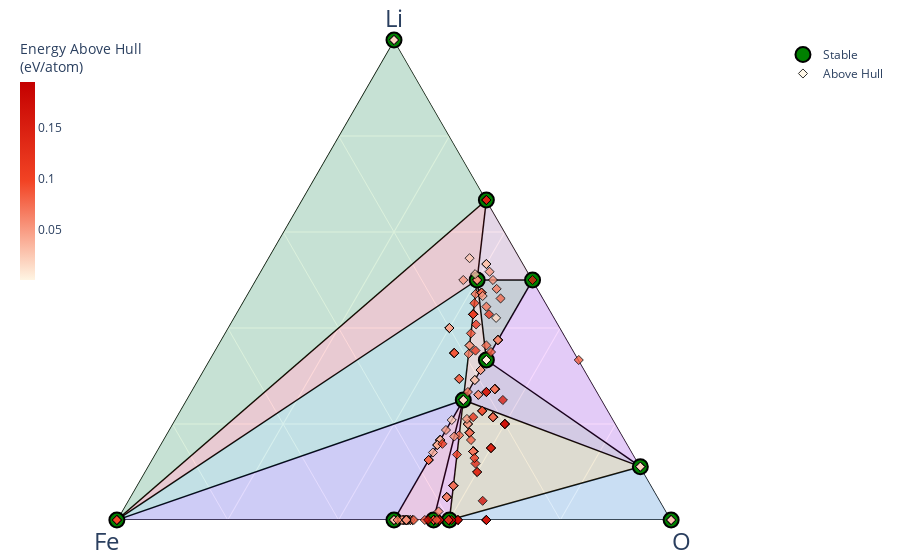

Notebook code cell kept with this figure:
### Code cell
#let's show the phase diagram. I had to first install nbformat 'pip install --upgrade nbformat'
PDPlotter(pd).get_plot()

### Figure 1 — Plotly figure (JSON) as saved in the notebook; plotly's stock layout.template omitted (floating-point values rounded to 4 significant figures; data arrays with more than 128 entries replaced by an {"elided": "..."} marker saying what was removed)
{"data": [{"a": [40, 0, null, 0, 0, null, 2, 0, null, 4, 40, null, 0, 0, null, 0, 1, null, 0, 3, null, 2, 40, null, 1, 8, null, 0, 4, null, 1, 4, null, 0, 4, null, 1, 0, null, 4, 40, null, 0, 0, null, 2, 3, null, 2, 4, null, 4, 0, null, 8, 40, null, 4, 8, null, 4, 8, null, 0, 4, null, 0, 0, null, 1, 4, null], "b": [8, 1, null, 4, 1, null, 0, 1, null, 0, 8, null, 4, 6, null, 4, 0, null, 1, 0, null, 0, 8, null, 0, 4, null, 4, 4, null, 0, 4, null, 6, 4, null, 0, 0, null, 4, 8, null, 4, 6, null, 0, 0, null, 0, 0, null, 4, 1, null, 4, 8, null, 0, 4, null, 4, 4, null, 4, 4, null, 4, 0, null, 0, 0, null], "c": [32, 0, null, 4, 0, null, 1, 0, null, 4, 32, null, 4, 8, null, 6, 8, null, 0, 0, null, 1, 32, null, 8, 12, null, 4, 8, null, 8, 8, null, 8, 8, null, 8, 8, null, 8, 32, null, 6, 8, null, 1, 0, null, 1, 4, null, 8, 0, null, 12, 32, null, 4, 12, null, 8, 12, null, 6, 8, null, 6, 8, null, 8, 4, null], "hoverinfo": "none", "line": {"color": "black", "width": 1.5}, "mode": "lines", "showlegend": false, "type": "scatterternary"}, {"a": [0, 1, 0], "b": [4, 0, 0], "c": [6, 8, 8], "fill": "toself", "fillcolor": "#2E91E5", "hovertemplate": "<extra></extra>", "line": {"width": 0}, "mode": "lines", "name": "Fe<sub>2</sub>O<sub>3</sub>—LiO<sub>8</sub>—O<sub>2</sub>", "opacity": 0.15, "showlegend": false, "type": "scatterternary"}, {"a": [2, 4, 40], "b": [0, 0, 8], "c": [1, 4, 32], "fill": "toself", "fillcolor": "#E15F99", "hovertemplate": "<extra></extra>", "line": {"width": 0}, "mode": "lines", "name": "Li<sub>2</sub>O—Li<sub>2</sub>O<sub>2</sub>—Li<sub>5</sub>FeO<sub>4</sub>", "opacity": 0.15, "showlegend": false, "type": "scatterternary"}, {"a": [0, 3, 2], "b": [1, 0, 0], "c": [0, 0, 1], "fill": "toself", "fillcolor": "#1CA71C", "hovertemplate": "<extra></extra>", "line": {"width": 0}, "mode": "lines", "name": "Fe—Li—Li<sub>2</sub>O", "opacity": 0.15, "showlegend": false, "type": "scatterternary"}, {"a": [0, 2, 40], "b": [1, 0, 8], "c": [0, 1, 32], "fill": "toself", "fillcolor": "#FB0D0D", "hovertemplate": "<extra></extra>", "line": {"width": 0}, "mode": "lines", "name": "Fe—Li<sub>2</sub>O—Li<sub>5</sub>FeO<sub>4</sub>", "opacity": 0.15, "showlegend": false, "type": "scatterternary"}, {"a": [8, 4, 1], "b": [4, 0, 0], "c": [12, 4, 8], "fill": "toself", "fillcolor": "#DA16FF", "hovertemplate": "<extra></extra>", "line": {"width": 0}, "mode": "lines", "name": "Li<sub>2</sub>FeO<sub>3</sub>—Li<sub>2</sub>O<sub>2</sub>—LiO<sub>8</sub>", "opacity": 0.15, "showlegend": false, "type": "scatterternary"}, {"a": [8, 4, 40], "b": [4, 0, 8], "c": [12, 4, 32], "fill": "toself", "fillcolor": "#222A2A", "hovertemplate": "<extra></extra>", "line": {"width": 0}, "mode": "lines", "name": "Li<sub>2</sub>FeO<sub>3</sub>—Li<sub>2</sub>O<sub>2</sub>—Li<sub>5</sub>FeO<sub>4</sub>", "opacity": 0.15, "showlegend": false, "type": "scatterternary"}, {"a": [0, 4, 1], "b": [4, 4, 0], "c": [6, 8, 8], "fill": "toself", "fillcolor": "#B68100", "hovertemplate": "<extra></extra>", "line": {"width": 0}, "mode": "lines", "name": "Fe<sub>2</sub>O<sub>3</sub>—LiFeO<sub>2</sub>—LiO<sub>8</sub>", "opacity": 0.15, "showlegend": false, "type": "scatterternary"}, {"a": [8, 4, 1], "b": [4, 4, 0], "c": [12, 8, 8], "fill": "toself", "fillcolor": "#750D86", "hovertemplate": "<extra></extra>", "line": {"width": 0}, "mode": "lines", "name": "Li<sub>2</sub>FeO<sub>3</sub>—LiFeO<sub>2</sub>—LiO<sub>8</sub>", "opacity": 0.15, "showlegend": false, "type": "scatterternary"}, {"a": [8, 40, 4], "b": [4, 8, 4], "c": [12, 32, 8], "fill": "toself", "fillcolor": "#EB663B", "hovertemplate": "<extra></extra>", "line": {"width": 0}, "mode": "lines", "name": "Li<sub>2</sub>FeO<sub>3</sub>—Li<sub>5</sub>FeO<sub>4</sub>—LiFeO<sub>2</sub>", "opacity": 0.15, "showlegend": false, "type": "scatterternary"}, {"a": [0, 0, 4], "b": [1, 4, 4], "c": [0, 4, 8], "fill": "toself", "fillcolor": "#511CFB", "hovertemplate": "<extra></extra>", "line": {"width": 0}, "mode": "lines", "name": "Fe—FeO—LiFeO<sub>2</sub>", "opacity": 0.15, "showlegend": false, "type": "scatterternary"}, {"a": [0, 40, 4], "b": [1, 8, 4], "c": [0, 32, 8], "fill": "toself", "fillcolor": "#00A08B", "hovertemplate": "<extra></extra>", "line": {"width": 0}, "mode": "lines", "name": "Fe—Li<sub>5</sub>FeO<sub>4</sub>—LiFeO<sub>2</sub>", "opacity": 0.15, "showlegend": false, "type": "scatterternary"}, {"a": [0, 0, 4], "b": [4, 6, 4], "c": [6, 8, 8], "fill": "toself", "fillcolor": "#FB00D1", "hovertemplate": "<extra></extra>", "line": {"width": 0}, "mode": "lines", "name": "Fe<sub>2</sub>O<sub>3</sub>—Fe<sub>3</sub>O<sub>4</sub>—LiFeO<sub>2</sub>", "opacity": 0.15, "showlegend": false, "type": "scatterternary"}, {"a": [0, 0, 4], "b": [6, 4, 4], "c": [8, 4, 8], "fill": "toself", "fillcolor": "#FC0080", "hovertemplate": "<extra></extra>", "line": {"width": 0}, "mode": "lines", "name": "Fe<sub>3</sub>O<sub>4</sub>—FeO—LiFeO<sub>2</sub>", "opacity": 0.15, "showlegend": false, "type": "scatterternary"}, {"a": [40, 0, 0, 2, 4, 0, 0, 1, 3, 8, 4, 0], "b": [8, 1, 4, 0, 0, 6, 4, 0, 0, 4, 4, 0], "c": [32, 0, 4, 1, 4, 8, 6, 8, 0, 12, 8, 8], "cliponaxis": false, "hoverinfo": "text", "hoverlabel": {"font": {"size": 14}}, "hovertext": ["Li<sub>5</sub>FeO<sub>4</sub> (mp-19511-GGA+U) <br> -2.042 eV/atom (Stable)", "Fe (mp-13-GGA) <br> 0.0 eV/atom (Stable)", "FeO (mp-1274279-GGA+U) <br> -1.482 eV/atom (Stable)", "Li<sub>2</sub>O (mp-1960-GGA) <br> -2.062 eV/atom (Stable)", "Li<sub>2</sub>O<sub>2</sub> (mp-841-GGA) <br> -1.65 eV/atom (Stable)", "Fe<sub>3</sub>O<sub>4</sub> (mp-19306-GGA+U) <br> -1.645 eV/atom (Stable)", "Fe<sub>2</sub>O<sub>3</sub> (mp-19770-GGA+U) <br> -1.707 eV/atom (Stable)", "LiO<sub>8</sub> (mp-1235059-GGA) <br> -0.427 eV/atom (Stable)", "Li (mp-1018134-GGA) <br> 0.0 eV/atom (Stable)", "Li<sub>2</sub>FeO<sub>3</sub> (mp-774155-GGA+U) <br> -1.878 eV/atom (Stable)", "LiFeO<sub>2</sub> (mp-757614-GGA+U) <br> -1.945 eV/atom (Stable)", "O<sub>2</sub> (mp-12957-GGA) <br> 0.0 eV/atom (Stable)"], "marker": {"color": "green", "line": {"color": "black", "width": 2}, "size": 15, "symbol": "circle"}, "mode": "markers", "name": "Stable", "showlegend": true, "type": "scatterternary"}, {"a": {"elided": "272 int values"}, "b": {"elided": "272 int values"}, "c": {"elided": "272 int values"}, "cliponaxis": false, "hoverinfo": "text", "hoverlabel": {"font": {"size": 14}}, "hovertext": {"elided": "272 str values"}, "marker": {"color": {"elided": "272 float values"}, "colorbar": {"len": 0.5, "thickness": 0.02, "thicknessmode": "fraction", "title": {"text": "Energy Above Hull<br>(eV/atom)"}, "x": 0, "xpad": 0, "y": 1, "yanchor": "top", "ypad": 0}, "colorscale": [[0, "#fff5e3"], [0.5, "#f24324"], [1, "#c40000"]], "line": {"color": "black", "width": 1}, "opacity": 0.8, "size": 7, "symbol": "diamond"}, "mode": "markers", "name": "Above Hull", "showlegend": true, "type": "scatterternary"}], "layout": {"autosize": true, "coloraxis": {"colorbar": {"x": 1, "y": 0.05, "yanchor": "top"}}, "margin": {"b": 40, "l": 20, "r": 20, "t": 40}, "paper_bgcolor": "rgba(0,0,0,0)", "plot_bgcolor": "rgba(0,0,0,0)", "showlegend": true, "ternary": {"aaxis": {"layer": "below traces", "showgrid": true, "showticklabels": true, "tickfont": {"color": "rgba(0,0,0,0)", "size": 7}, "title": {"font": {"size": 24}, "text": "Li"}}, "baxis": {"layer": "below traces", "min": 0, "showgrid": true, "showticklabels": true, "tickfont": {"color": "rgba(0,0,0,0)", "size": 7}, "title": {"font": {"size": 24}, "text": "Fe"}}, "caxis": {"layer": "below traces", "min": 0, "showgrid": true, "showticklabels": true, "tickfont": {"color": "rgba(0,0,0,0)", "size": 7}, "title": {"font": {"size": 24}, "text": "O"}}, "sum": 1}}}
